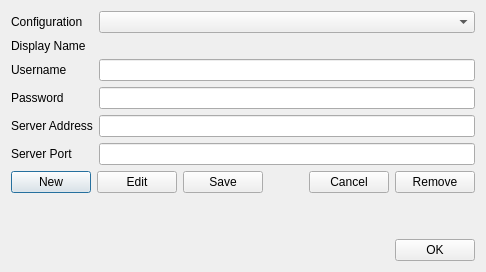
<?xml version="1.0" encoding="UTF-8"?>
<ui version="4.0">
 <class>ModifyConnectionDialog</class>
 <widget class="QDialog" name="ModifyConnectionDialog">
  <property name="geometry">
   <rect>
    <x>0</x>
    <y>0</y>
    <width>465</width>
    <height>271</height>
   </rect>
  </property>
  <property name="windowTitle">
   <string>Saved Credentials</string>
  </property>
  <layout class="QVBoxLayout" name="verticalLayout">
   <item>
    <layout class="QFormLayout" name="formLayout">
     <item row="0" column="0">
      <widget class="QLabel" name="label">
       <property name="text">
        <string>Configuration</string>
       </property>
      </widget>
     </item>
     <item row="0" column="1">
      <widget class="QComboBox" name="comboBox_connection">
       <property name="sizePolicy">
        <sizepolicy hsizetype="Preferred" vsizetype="Fixed">
         <horstretch>1</horstretch>
         <verstretch>0</verstretch>
        </sizepolicy>
       </property>
      </widget>
     </item>
     <item row="1" column="0">
      <widget class="QLabel" name="label_5">
       <property name="sizePolicy">
        <sizepolicy hsizetype="Expanding" vsizetype="Fixed">
         <horstretch>0</horstretch>
         <verstretch>0</verstretch>
        </sizepolicy>
       </property>
       <property name="minimumSize">
        <size>
         <width>0</width>
         <height>0</height>
        </size>
       </property>
       <property name="text">
        <string>Display Name</string>
       </property>
      </widget>
     </item>
     <item row="1" column="1">
      <widget class="QLabel" name="label_displayname">
       <property name="sizePolicy">
        <sizepolicy hsizetype="Expanding" vsizetype="Fixed">
         <horstretch>0</horstretch>
         <verstretch>0</verstretch>
        </sizepolicy>
       </property>
       <property name="font">
        <font>
         <pointsize>8</pointsize>
         <weight>50</weight>
         <italic>true</italic>
         <bold>false</bold>
        </font>
       </property>
       <property name="text">
        <string/>
       </property>
      </widget>
     </item>
     <item row="2" column="0">
      <widget class="QLabel" name="label_1">
       <property name="text">
        <string>Username</string>
       </property>
      </widget>
     </item>
     <item row="2" column="1">
      <widget class="QLineEdit" name="lineEdit_user">
       <property name="frame">
        <bool>true</bool>
       </property>
       <property name="readOnly">
        <bool>false</bool>
       </property>
       <property name="clearButtonEnabled">
        <bool>false</bool>
       </property>
      </widget>
     </item>
     <item row="3" column="0">
      <widget class="QLabel" name="label_2">
       <property name="text">
        <string>Password</string>
       </property>
      </widget>
     </item>
     <item row="3" column="1">
      <widget class="QLineEdit" name="lineEdit_password">
       <property name="echoMode">
        <enum>QLineEdit::PasswordEchoOnEdit</enum>
       </property>
      </widget>
     </item>
     <item row="4" column="0">
      <widget class="QLabel" name="label_3">
       <property name="text">
        <string>Server Address</string>
       </property>
      </widget>
     </item>
     <item row="4" column="1">
      <widget class="QLineEdit" name="lineEdit_serveraddress"/>
     </item>
     <item row="5" column="0">
      <widget class="QLabel" name="label_4">
       <property name="text">
        <string>Server Port</string>
       </property>
      </widget>
     </item>
     <item row="5" column="1">
      <widget class="QLineEdit" name="lineEdit_serverport"/>
     </item>
    </layout>
   </item>
   <item>
    <layout class="QHBoxLayout" name="horizontalLayout">
     <item>
      <widget class="QPushButton" name="pushButton_new">
       <property name="text">
        <string>New</string>
       </property>
      </widget>
     </item>
     <item>
      <widget class="QPushButton" name="pushButton_edit">
       <property name="text">
        <string>Edit</string>
       </property>
      </widget>
     </item>
     <item>
      <widget class="QPushButton" name="pushButton_save">
       <property name="text">
        <string>Save</string>
       </property>
      </widget>
     </item>
     <item>
      <spacer name="horizontalSpacer_3">
       <property name="orientation">
        <enum>Qt::Horizontal</enum>
       </property>
       <property name="sizeType">
        <enum>QSizePolicy::MinimumExpanding</enum>
       </property>
       <property name="sizeHint" stdset="0">
        <size>
         <width>40</width>
         <height>20</height>
        </size>
       </property>
      </spacer>
     </item>
     <item>
      <widget class="QPushButton" name="pushButton_cancel">
       <property name="text">
        <string>Cancel</string>
       </property>
      </widget>
     </item>
     <item>
      <widget class="QPushButton" name="pushButton_remove">
       <property name="text">
        <string>Remove</string>
       </property>
      </widget>
     </item>
    </layout>
   </item>
   <item>
    <spacer name="verticalSpacer">
     <property name="orientation">
      <enum>Qt::Vertical</enum>
     </property>
     <property name="sizeType">
      <enum>QSizePolicy::MinimumExpanding</enum>
     </property>
     <property name="sizeHint" stdset="0">
      <size>
       <width>20</width>
       <height>40</height>
      </size>
     </property>
    </spacer>
   </item>
   <item>
    <layout class="QHBoxLayout" name="horizontalLayout_2">
     <item>
      <spacer name="horizontalSpacer_2">
       <property name="orientation">
        <enum>Qt::Horizontal</enum>
       </property>
       <property name="sizeHint" stdset="0">
        <size>
         <width>40</width>
         <height>20</height>
        </size>
       </property>
      </spacer>
     </item>
     <item>
      <widget class="QPushButton" name="pushButton_ok">
       <property name="text">
        <string>OK</string>
       </property>
      </widget>
     </item>
    </layout>
   </item>
  </layout>
 </widget>
 <resources/>
 <connections/>
</ui>
